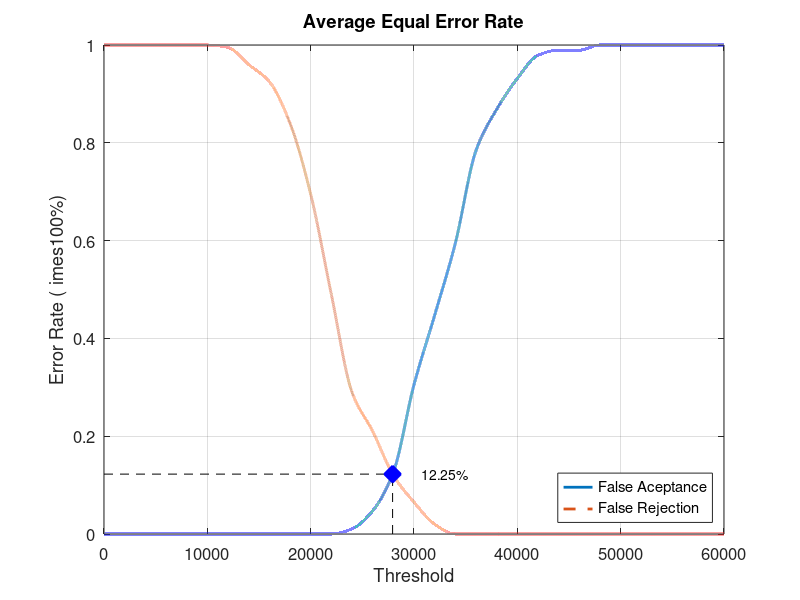
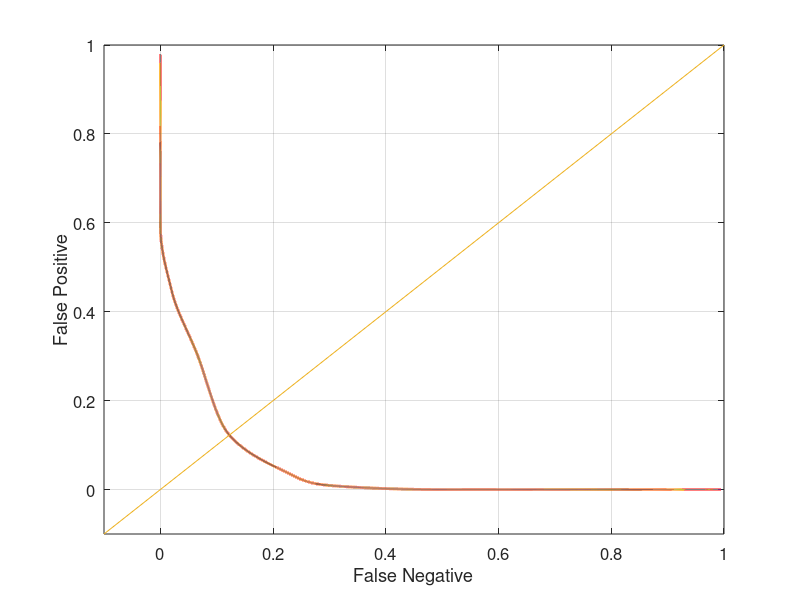

Reproduce these figures in MATLAB, in order.
close all;
clear;
clc;
x = 0:2000:60000;
xq = 0:0.5:60000;

y0 = [0 0 0 0 0 0 0 0 0 0 0 0 0.0105263 0.0473684 0.126316 0.305263 0.447368 0.594737 0.784211 0.868421 0.931579 0.978947 0.989474 0.989474 1 1 1 1 1 1 1]
yy0 = interp1(x, y0, xq, 'pchip');
y1 = [1 1 1 1 1 1 0.995 0.96 0.925 0.84 0.695 0.49 0.29 0.21 0.12 0.065 0.02 0 0 0 0 0 0 0 0 0 0 0 0 0 0]
yy1 = interp1(x, y1, xq, 'pchip');

% Calculating EER: 
y2 = abs(y0 - y1);
find(y2 == min(y2))
yy2 = abs(yy0 - yy1);
xEER = find(yy2 == min(yy2));
xEERIndex = xq(xEER) % X-axis EER
yEER = yy0(xEER) % Y-axis EER

main = figure
plot(xq, yy0,'-','LineWidth', 2);	hold on
plot(xq, yy1,'--','LineWidth', 2);	hold on
plot([xEERIndex xEERIndex], [0 yEER], 'k--');	hold on
plot([0 xEERIndex], [yEER yEER], 'k--');	hold on
plot(xEERIndex, yEER, 'bx', 'LineWidth', 10);	hold on
text(xEERIndex + 10 * xEERIndex / 100, yEER, [num2str(round((10000 * yEER)) / 100) '%'])
legend('False Aceptance', 'False Rejection', 'Location', 'SouthEast')
xlabel('Threshold')
ylabel('Error Rate (	imes100%)')
title('Average Equal Error Rate')
set(gca, 'FontSize', 12)
axis([0 60000 0 1])
grid on

print(main, 'Database3_4Main', '-dpng');
FNRxFPR = figure('Color', [1 1 1]);
plot(yy1, yy0, '-', yy1, yy0, 'LineWidth', 2);
hold on
y = -0.1:0.1:1
plot(y, y); 
set(gca, 'FontSize', 12)
xlabel('False Negative')
ylabel('False Positive')
axis([-0.1 1 -0.1 1])
set(gca, 'FontSize', 12)
grid on

print(FNRxFPR, 'Database3_4FNRxFPR','-dpng');
